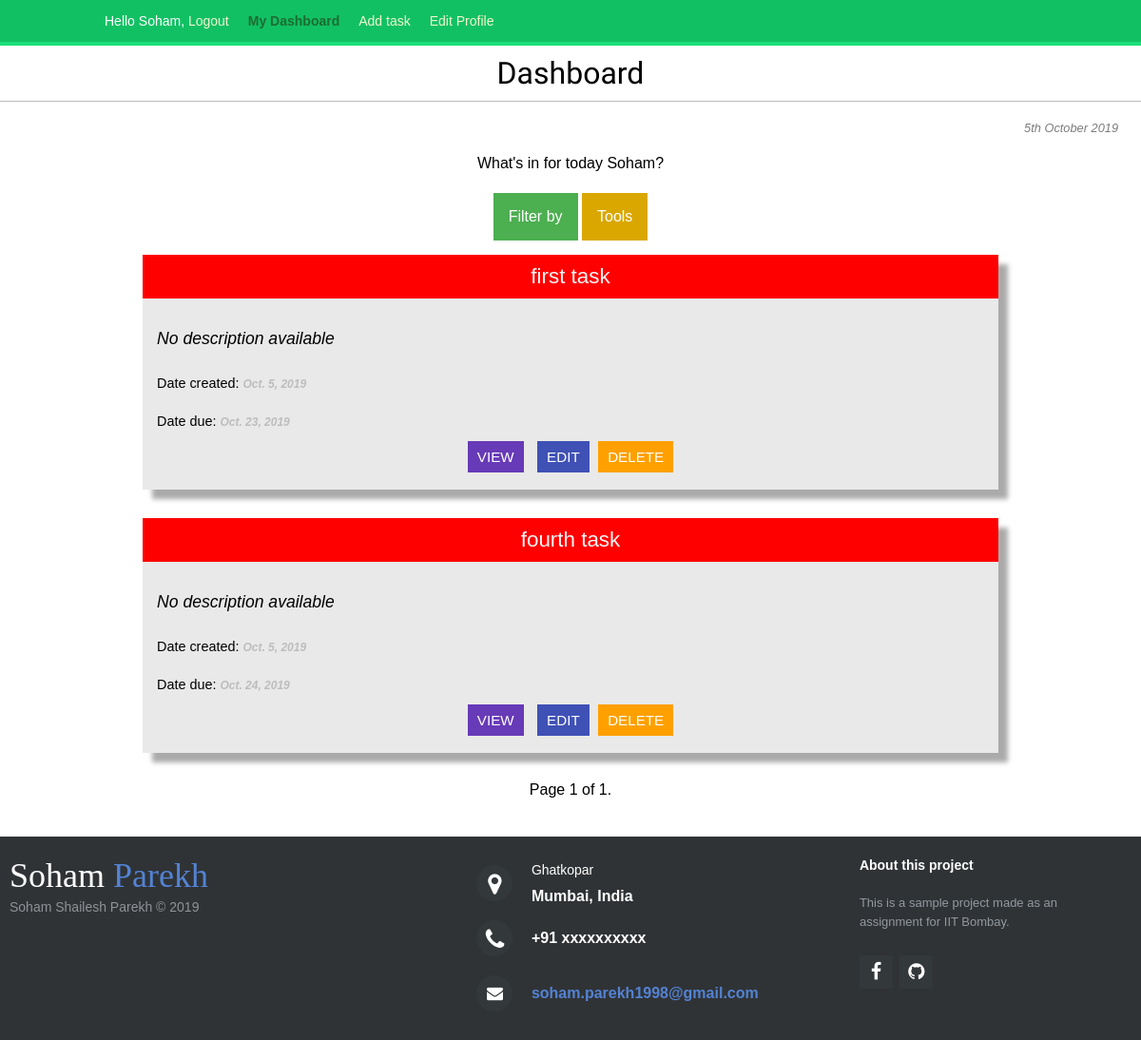
The page /dashboard/ (signed in) on the database its author committed.
### todo_app/models.py (models this page shows, shortened)
class Item(models.Model):
    PRIORITY = (
        ('high','high'),
        ('medium','medium'),
        ('low','low')
    )
    title = models.CharField(max_length=120)
    date_created = models.DateField(auto_now_add=True,db_index=True)
    user = models.ForeignKey(settings.AUTH_USER_MODEL,on_delete=models.CASCADE,related_name='tasks')
    slug = models.SlugField(unique_for_date='date_created',max_length=200)
    date_due = models.DateField(default=timezone.now)
    priority = models.CharField(max_length=6,choices=PRIORITY,default='medium')
    description = models.TextField(blank=True)
    completed = models.BooleanField(default=False)
    expired = models.BooleanField(default=False)
    class Meta:
        ordering = ['-priority','date_due','title']
        unique_together = ('slug','date_created','user')
    def expired(self):
        if datetime.date.today() > self.date_due:
            return True

### todo_app/views.py (the view)
# urls.py: path('dashboard/',views.dashboard,name='dashboard'),
@login_required
def dashboard(request,task_filter=None):
    if task_filter == "completed":
        task_list = Item.objects.filter(user=request.user,completed = True)
    elif task_filter == "expired":
        task_list = Item.objects.filter(user=request.user)
        ids = [task.id for task in task_list if task.expired()]
        task_list = task_list.filter(id__in=ids)
    elif task_filter == "incomplete":
        task_list = Item.objects.filter(user=request.user,completed = False)
        ids = [task.id for task in task_list if not task.expired()]
        task_list = task_list.filter(id__in=ids)
    else:
        task_list = Item.objects.filter(user=request.user)
    paginator = Paginator(task_list,4)
    page = request.GET.get('page')
    try:
        tasks = paginator.page(page)
    except PageNotAnInteger:
        tasks = paginator.page(1)
    except EmptyPage:
        tasks = paginator.page(paginator.num_pages)
    return render(request,"account/dashboard.html",{'section':'dashboard','tasks':tasks,'page':page})

### todo_app/templates/account/dashboard.html (shortened to what this page needs)
{% extends "base.html" %} {% block title %}Dashboard{% endblock %}
{% block body %}
<h1>Dashboard</h1>
<div class="today">{% now "jS F Y" %}</div>
<p style="text-align: center;">What's in for today {{ request.user.first_name }}?</p>
<div class="btns">
    <div class="dropdown">
        <button class="dropbtn filter-btn">Filter by</button>
    </div>
    <div class="dropdown">
        <button class="dropbtn tools-btn">Tools</button>
    </div>
</div>
<div class="task-container">
  {% for task in tasks %}
  <div class="task-card">
    <div class="task-title">
        {% if task.completed %}
          <a href="{% url 'toggle_task' task.id %}" class="complete"><del>{{ task.title }}</del>👍🏻</a>
        {% elif task.expired %}
            <a href="{% url 'toggle_task' task.id %}" class="expired">{{ task.title }}👎🏻</a>
        {% else %}
            <a href="{% url 'toggle_task' task.id %}"" class="{{ task.priority }}">{{ task.title }}</a>
        {% endif %}
    </div>
    <div class="task-body">
      {% if task.expired %}
      <p class="useless">EXPIRED!</p>
      {% else %}
      <p>{% if task.description %}{{ task.description|linebreaks }}{% else %}No description available{% endif %}</p>
      <p class="due">Date created: <small class="due">{{ task.date_created }}</small></p>
      <p class="due">Date due: <small class="due">{{ task.date_due }}</small></p>
      <div class="btns">
          <a href="{% url 'detail' task.id task.slug %}" class="detail">VIEW</a>
          <a href="{% url 'edit_task' task.id %}" class="edit">EDIT</a>
          <a href="{% url 'delete' task.id %}" class="delete">DELETE</a>
      </div>
      {% endif %}
    </div>
  </div>
  {% endfor %}
  </div>
{% include "pagination.html" with page=tasks %}
{% endblock %}

### todo_app/templates/base.html (shortened to what this page needs)
{% load staticfiles %}
<!DOCTYPE html>
<html>
  <head>
    <link type="text/css" rel="stylesheet" href="{% static 'css/style.css' %}">
    <link rel="stylesheet" href="https://cdnjs.cloudflare.com/ajax/libs/font-awesome/4.7.0/css/font-awesome.min.css">
  </head>
  <body>
    {% include "header.html" %}
    {% block body %} {% endblock %}
    {% include "footer.html" %}
  </body>
</html>

### todo_app/templates/header.html (shortened to what this page needs)
<div id="header" class="myheader">
    {% if request.user.is_authenticated %}
        <ul class="menu">
                <li>
                        {% if request.user.is_authenticated %}
                        Hello {{ request.user.first_name }},
                        <a href="{% url 'logout' %}">Logout</a>
                        {% else %}
                        <a href="{% url 'login' %}">Log-in</a>
                        {% endif %}
                    </li>
            <li {% if section == "dashboard" %}class="selected"{% endif %}>
                <a href="{% url 'dashboard' %}">My Dashboard</a>
            </li>
            <li {% if section == "tasks" %}class="selected"{% endif %}>
                <a href="{% url 'create' %}">Add task</a>
            </li>
            <li {% if section == "edit" %}class="selected"{% endif %}">
                <a href="{% url 'edit' %}">Edit Profile</a>
            </li>
        </ul>
    {% endif %}
</div>

### todo_app/templates/pagination.html (shortened to what this page needs)
<div class="pagination">
    <span class="step-links">
        <span class="current">
            Page {{ page.number }} of {{ page.paginator.num_pages }}.
        </span>
    </span>
</div>

### todo_app/templates/footer.html
<footer class="footer-distributed">
  <div class="footer-left">
    <h3>Soham<span> Parekh</span></h3>
    <p class="footer-company-name">Soham Shailesh Parekh &copy; 2019</p>
  </div>
  <div class="footer-center">
    <div>
      <i class="fa fa-map-marker"></i>
      <p><span>Ghatkopar</span> Mumbai, India</p>
    </div>
    <div>
      <i class="fa fa-phone"></i>
      <p>+91 xxxxxxxxxx</p>
    </div>
    <div>
      <i class="fa fa-envelope"></i>
      <p><a href="mailto:support@company.com">soham.parekh1998@gmail.com</a></p>
    </div>
  </div>
  <div class="footer-right">
    <p class="footer-company-about">
      <span>About this project</span>
      This is a sample project made as an assignment for IIT Bombay.
    </p>
    <div class="footer-icons">
      <a href="https://www.facebook.com/soham.parekh.14"><i class="fa fa-facebook"></i></a>
      <a href="http://github.com/AlQaholic007"><i class="fa fa-github"></i></a>
    </div>
  </div>
</footer>

### todo_app/static/css/style.css (style rules this page uses)
body { margin: 0; padding: 0; font-family: helvetica, sans-serif; }
p { line-height: 1.8; }
a { color: #12c064; text-decoration: none; }
h1, h2, h3, h4, h5, h6 { font-family: "Muli", sans-serif; font-weight: normal; }
h1 { border-bottom: 1px solid #bbb; padding: 0 0 10px 0; margin: 10px 0 20px 0; text-align: center; }
#header { position: sticky; top: 0; padding: 10px 100px; font-size: 14px; background: #12c064; color: #fff; border-bottom: 4px solid #1cdf78; overflow: auto; }
#header ul.menu { list-style: none; float: left; margin: 0; padding: 0; }
#header ul.menu li { float: left; padding: 4px 10px; }
#header ul.menu li.selected a, #header ul.menu li.selected a:hover { color: #1b6d32; font-weight: bold; }
#header a { color: #f3f7cc; }
.task-container { width: 75%; margin: auto; background: white; }
.task-card { background-color: white; background-color: rgb(233, 233, 233); margin-bottom: 30px; box-shadow: 10px 10px 5px #aaaaaa; }
.task-title a { display: block; width: 100%; text-align: center; font-size: 140%; color: #f7f7f7; padding: 10px 0; }
.high { background-color: red; }
.task-body { padding: 10px 15px; }
.task-body p { font-size: 110%; font-style: italic; font-weight: 200; }
p.due { font-size: 90%; font-style: normal; }
small.due { color: rgb(189, 189, 189); font-style: italic; font-weight: bold; }
.btns { text-align: center; margin: 15px 0; }
a.detail { color: white; background-color: #673ab7; padding: 8px 10px; font-size: 95%; margin-right: 5px; }
a.delete { color: white; background-color: #ffa000; padding: 8px 10px; font-size: 95%; margin-left: 5px; }
a.edit { color: white; background-color: #3f51b5; padding: 8px 10px; font-size: 95%; margin-left: 5px; }
.dropbtn { color: white; padding: 16px; font-size: 16px; border: none; cursor: pointer; }
.filter-btn { background-color: #4caf50; }
.tools-btn { background-color: rgb(218, 167, 0); }
.dropdown { position: relative; display: inline-block; }
.today { font-size: 80%; color: rgb(124, 124, 124); margin-right: 2%; text-align: right; font-style: italic; }
.pagination { text-align: center; }
footer { bottom: 0; }
.footer-distributed { background-color: #292c2ff6; box-shadow: 0 1px 1px 0 rgba(0, 0, 0, 0.12); box-sizing: border-box; width: 100%; text-align: left; font: bold 16px sans-serif; padding: 20px 10px; margin-top: 40px; }
.footer-distributed .footer-left, .footer-distributed .footer-center, .footer-distributed .footer-right { display: inline-block; vertical-align: top; }
.footer-distributed .footer-left { width: 40%; }
.footer-distributed h3 { color: #ffffff; font: normal 36px "Cookie", cursive; margin: 0; }
.footer-distributed h3 span { color: #5383d3; }
.footer-distributed .footer-company-name { color: #8f9296; font-size: 14px; font-weight: normal; margin: 0; }
.footer-distributed .footer-center { width: 35%; }
.footer-distributed .footer-center i { background-color: #33383b; color: #ffffff; font-size: 25px; width: 38px; height: 38px; border-radius: 50%; text-align: center; line-height: 42px; margin: 10px 15px; vertical-align: middle; }
.footer-distributed .footer-center i.fa-envelope { font-size: 17px; line-height: 38px; }
.footer-distributed .footer-center p { display: inline-block; color: #ffffff; vertical-align: middle; margin: 0; }
.footer-distributed .footer-center p span { display: block; font-weight: normal; font-size: 14px; line-height: 2; }
.footer-distributed .footer-center p a { color: #5383d3; text-decoration: none; }
.footer-distributed .footer-right { width: 20%; }
.footer-distributed .footer-company-about { line-height: 20px; color: #92999f; font-size: 13px; font-weight: normal; margin: 0; }
.footer-distributed .footer-company-about span { display: block; color: #ffffff; font-size: 14px; font-weight: bold; margin-bottom: 20px; }
.footer-distributed .footer-icons { margin-top: 25px; }
.footer-distributed .footer-icons a { display: inline-block; width: 35px; height: 35px; cursor: pointer; background-color: #33383b; border-radius: 2px; font-size: 20px; color: #ffffff; text-align: center; line-height: 35px; margin-right: 3px; margin-bottom: 5px; }

### rows shown on the page
Item: title "first task", description "No description available", date_created "Oct. 5, 2019", date_due "Oct. 23, 2019"
Item: title "fourth task", description "No description available", date_created "Oct. 5, 2019", date_due "Oct. 24, 2019"

### other values the page prints
{{ request.user.first_name }} "Soham"
{{ page.number }} "1"
{{ page.paginator.num_pages }} "1"
